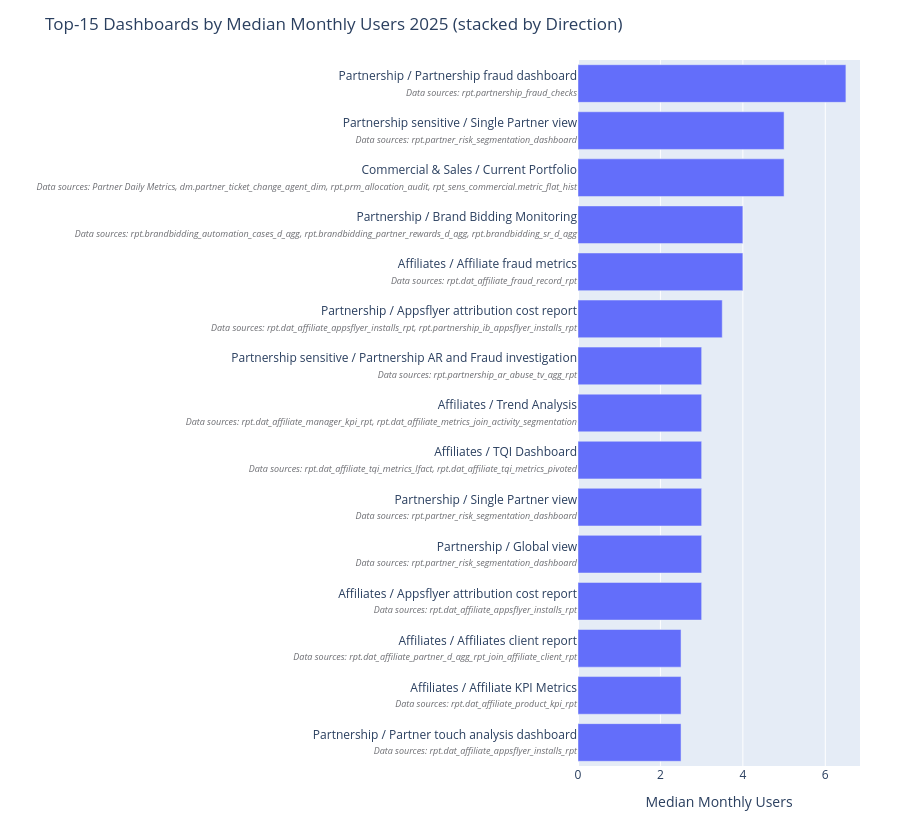

Notebook code for this chart:
### Markdown cell above
#### Monthly Users 2025

### Code cell
import pandas as pd
import plotly.graph_objects as go

# ============================
# 1. Prepare DataFrame
# ============================

df = pd.DataFrame(workbook_events)

df = df.explode("ds_name")
df["ds_name"] = df["ds_name"].astype(str)

df["view_full_name"] = df["project_name"] + " / " + df["view_name"]

# month for AMU
df["month"] = pd.to_datetime(df["event_month"]).dt.to_period("M").astype(str)


# ============================
# 2. Data sources label
# ============================

def ds_compact(x, max_items=4):
    ds = sorted(set(d for d in x if d and d != "None"))
    if len(ds) > max_items:
        ds = ds[:max_items] + [f"+{len(ds)-max_items} more"]
    return ", ".join(ds)

view_ds = (
    df.groupby("view_full_name")["ds_name"]
      .apply(ds_compact)
      .to_dict()
)

# ============================
# 3. Monthly users → AMU per (view, direction)
# ============================

monthly_usage = (
    df.groupby(["view_full_name", "direction", "month"])
      .agg(monthly_users=("hist_actor_user_id", "nunique"))
      .reset_index()
)

avg_usage = (
    monthly_usage
    .groupby(["view_full_name", "direction"])
    .agg(
        # avg_monthly_users=("monthly_users", "mean"),
        median_monthly_users = ("monthly_users", "median") ,

        active_months=("month", "nunique")
    )
    .reset_index()
)

# ============================
# 4. Total AMU per view (for TOP-15)
# ============================

view_mu = (
    avg_usage
    .groupby("view_full_name")
    .agg(total_mu=("median_monthly_users", "sum"))
    .reset_index()
)

top_views = (
    view_mu
    .sort_values("total_mu", ascending=False)
    .head(15)
)

# labels
top_views["view_label"] = top_views["view_full_name"].map(
    lambda v: (
        f"{v}"
        f"<br><span style='font-size:9px;color:#6d6e73;font-style:italic;'>"
        f"Data sources: {view_ds.get(v,'')}"
        f"</span>"
    )
)

label_map = top_views.set_index("view_full_name")["view_label"].to_dict()
order_labels = top_views["view_label"].tolist()[::-1]  # for horizontal bars

# ============================
# 5. Department avg monthly (tooltip)
# ============================

monthly_dept = (
    df.groupby(["view_full_name", "direction", "department", "month"])
      .agg(users=("hist_actor_user_id", "nunique"))
      .reset_index()
)

dept_avg = (
    monthly_dept
    .groupby(["view_full_name", "direction", "department"])
    .agg(monthly_users= ("users", "median"))
    .reset_index()
)

dept_tooltip = (
    dept_avg
    .sort_values(["view_full_name", "direction", "monthly_users"], ascending=[True, True, False])
    .groupby(["view_full_name", "direction"])
    .apply(lambda x: "<br>".join(
        f"{r.department}: {r.monthly_users:.1f}"
        for r in x.itertuples()
    ))
    .to_dict()
)

# ============================
# 6. Plot dataset
# ============================

plot_df = (
    avg_usage
    .merge(top_views[["view_full_name"]], on="view_full_name", how="inner")
)

plot_df["view_label"] = plot_df["view_full_name"].map(label_map)

# ============================
# 7. Build figure
# ============================

fig = go.Figure()

directions = sorted(plot_df["direction"].dropna().unique())

for direction in directions:
    ddf = plot_df[plot_df["direction"] == direction].copy()

    ddf["y_key"] = pd.Categorical(
        ddf["view_label"],
        categories=order_labels,
        ordered=True
    )
    ddf = ddf.sort_values("y_key")

    customdata = []
    for r in ddf.itertuples():
        customdata.append([
            r.median_monthly_users,
            r.active_months,
            dept_tooltip.get((r.view_full_name, direction), "—")
        ])

    fig.add_trace(
        go.Bar(
            x=ddf["median_monthly_users"],
            y=ddf["view_label"],
            name=direction,
            orientation="h",
            customdata=customdata,
            hovertemplate=
                "<b>%{y}</b><br><br>" +
                "<b>Selected direction</b><br>" +
                "Direction: <b>" + direction + "</b><br>" +
                "Median monthly users: %{customdata[0]:.1f}<br>" +
                "Active months: %{customdata[1]}<br><br>" +
                "<b>Departments (median monthly)</b><br>" +
                "%{customdata[2]}" +
                "<extra></extra>"
        )
    )

# ============================
# 8. Layout
# ============================

fig.update_yaxes(
    categoryorder="array",
    categoryarray=order_labels
)

fig.update_layout(
    title="Top-15 Dashboards by Median Monthly Users 2025 (stacked by Direction)",
    barmode="stack",
    legend_title="Direction",
    xaxis_title="Median Monthly Users",
    yaxis_title="",
    height=820,
    margin=dict(l=380, r=40, t=60, b=40)
)

fig.show()

fig.write_html(
    "plotly_tableau_top_dash_monthly_users_2025.html",
    include_plotlyjs="cdn",
    full_html=False
)

### Figure 1 — Plotly figure (JSON) as saved in the notebook; plotly's stock layout.template omitted (floating-point values rounded to 4 significant figures)
{"data": [{"customdata": [[2.5, 2, "Partnership Product: 1.5<br>Partnership Anti-Fraud & Affiliates Product: 1.0"], [2.5, 12, "Partnership Product: 2.0<br>Partnership Product Research: 1.0"], [2.5, 12, "Partnership Product: 2.0<br>Partnership Product Research: 1.0"], [3, 13, "Partnership Product: 2.0<br>Partnership Anti-Fraud & Affiliates Product: 1.0<br>Partnership Product Research: 1.0"], [3, 3, "Partnership Product: 3.0"], [3, 3, "Partnership Product: 3.0"], [3, 14, "Partnership Product: 2.0<br>Partnership Anti-Fraud & Affiliates Product: 1.0<br>Partnership Product Research: 1.0"], [3, 14, "Partnership Product: 2.0<br>Partnership Anti-Fraud & Affiliates Product: 1.0<br>Partnership Product Research: 1.0"], [3, 14, "Partnership Product: 2.0<br>Partnership Anti-Fraud & Affiliates Product: 1.0"], [3.5, 6, "Partnership Product: 2.5<br>Partnership Anti-Fraud & Affiliates Product: 1.0<br>Partnership Product Research: 1.0"], [4, 12, "Partnership Product: 3.0<br>Partnership Anti-Fraud & Affiliates Product: 1.0<br>Partnership Product Research: 1.0"], [4, 1, "Partnership Product: 3.0<br>Partnership Anti-Fraud & Affiliates Product: 1.0"], [5, 1, "Partnership Product: 3.0<br>Partnership Anti-Fraud & Affiliates Product: 1.0<br>Partnership Product Research: 1.0"], [5, 12, "Partnership Product: 4.0<br>Partnership Anti-Fraud & Affiliates Product: 1.0"], [6.5, 2, "Partnership Product: 5.0<br>Partnership Anti-Fraud & Affiliates Product: 1.0<br>Partnership Product Research: 1.0"]], "hovertemplate": "<b>%{y}</b><br><br><b>Selected direction</b><br>Direction: <b>Partnership & Business Development</b><br>Median monthly users: %{customdata[0]:.1f}<br>Active months: %{customdata[1]}<br><br><b>Departments (median monthly)</b><br>%{customdata[2]}<extra></extra>", "name": "Partnership & Business Development", "orientation": "h", "type": "bar", "x": [2.5, 2.5, 2.5, 3.0, 3.0, 3.0, 3.0, 3.0, 3.0, 3.5, 4.0, 4.0, 5.0, 5.0, 6.5], "y": ["Partnership / Partner touch analysis dashboard<br><span style='font-size:9px;color:#6d6e73;font-style:italic;'>Data sources: rpt.dat_affiliate_appsflyer_installs_rpt</span>", "Affiliates / Affiliate KPI Metrics<br><span style='font-size:9px;color:#6d6e73;font-style:italic;'>Data sources: rpt.dat_affiliate_product_kpi_rpt</span>", "Affiliates / Affiliates client report<br><span style='font-size:9px;color:#6d6e73;font-style:italic;'>Data sources: rpt.dat_affiliate_partner_d_agg_rpt_join_affiliate_client_rpt</span>", "Affiliates / Appsflyer attribution cost report<br><span style='font-size:9px;color:#6d6e73;font-style:italic;'>Data sources: rpt.dat_affiliate_appsflyer_installs_rpt</span>", "Partnership / Global view<br><span style='font-size:9px;color:#6d6e73;font-style:italic;'>Data sources: rpt.partner_risk_segmentation_dashboard</span>", "Partnership / Single Partner view<br><span style='font-size:9px;color:#6d6e73;font-style:italic;'>Data sources: rpt.partner_risk_segmentation_dashboard</span>", "Affiliates / TQI Dashboard<br><span style='font-size:9px;color:#6d6e73;font-style:italic;'>Data sources: rpt.dat_affiliate_tqi_metrics_lfact, rpt.dat_affiliate_tqi_metrics_pivoted</span>", "Affiliates / Trend Analysis<br><span style='font-size:9px;color:#6d6e73;font-style:italic;'>Data sources: rpt.dat_affiliate_manager_kpi_rpt, rpt.dat_affiliate_metrics_join_activity_segmentation</span>", "Partnership sensitive / Partnership AR and Fraud investigation<br><span style='font-size:9px;color:#6d6e73;font-style:italic;'>Data sources: rpt.partnership_ar_abuse_tv_agg_rpt</span>", "Partnership / Appsflyer attribution cost report<br><span style='font-size:9px;color:#6d6e73;font-style:italic;'>Data sources: rpt.dat_affiliate_appsflyer_installs_rpt, rpt.partnership_ib_appsflyer_installs_rpt</span>", "Affiliates / Affiliate fraud metrics<br><span style='font-size:9px;color:#6d6e73;font-style:italic;'>Data sources: rpt.dat_affiliate_fraud_record_rpt</span>", "Partnership / Brand Bidding Monitoring<br><span style='font-size:9px;color:#6d6e73;font-style:italic;'>Data sources: rpt.brandbidding_automation_cases_d_agg, rpt.brandbidding_partner_rewards_d_agg, rpt.brandbidding_sr_d_agg</span>", "Commercial & Sales / Current Portfolio<br><span style='font-size:9px;color:#6d6e73;font-style:italic;'>Data sources: Partner Daily Metrics, dm.partner_ticket_change_agent_dim, rpt.prm_allocation_audit, rpt_sens_commercial.metric_flat_hist</span>", "Partnership sensitive / Single Partner view<br><span style='font-size:9px;color:#6d6e73;font-style:italic;'>Data sources: rpt.partner_risk_segmentation_dashboard</span>", "Partnership / Partnership fraud dashboard<br><span style='font-size:9px;color:#6d6e73;font-style:italic;'>Data sources: rpt.partnership_fraud_checks</span>"]}], "layout": {"barmode": "stack", "height": 820, "legend": {"title": {"text": "Direction"}}, "margin": {"b": 40, "l": 380, "r": 40, "t": 60}, "title": {"text": "Top-15 Dashboards by Median Monthly Users 2025 (stacked by Direction)"}, "xaxis": {"title": {"text": "Median Monthly Users"}}, "yaxis": {"categoryarray": ["Partnership / Partner touch analysis dashboard<br><span style='font-size:9px;color:#6d6e73;font-style:italic;'>Data sources: rpt.dat_affiliate_appsflyer_installs_rpt</span>", "Affiliates / Affiliate KPI Metrics<br><span style='font-size:9px;color:#6d6e73;font-style:italic;'>Data sources: rpt.dat_affiliate_product_kpi_rpt</span>", "Affiliates / Affiliates client report<br><span style='font-size:9px;color:#6d6e73;font-style:italic;'>Data sources: rpt.dat_affiliate_partner_d_agg_rpt_join_affiliate_client_rpt</span>", "Affiliates / Appsflyer attribution cost report<br><span style='font-size:9px;color:#6d6e73;font-style:italic;'>Data sources: rpt.dat_affiliate_appsflyer_installs_rpt</span>", "Partnership / Global view<br><span style='font-size:9px;color:#6d6e73;font-style:italic;'>Data sources: rpt.partner_risk_segmentation_dashboard</span>", "Partnership / Single Partner view<br><span style='font-size:9px;color:#6d6e73;font-style:italic;'>Data sources: rpt.partner_risk_segmentation_dashboard</span>", "Affiliates / TQI Dashboard<br><span style='font-size:9px;color:#6d6e73;font-style:italic;'>Data sources: rpt.dat_affiliate_tqi_metrics_lfact, rpt.dat_affiliate_tqi_metrics_pivoted</span>", "Affiliates / Trend Analysis<br><span style='font-size:9px;color:#6d6e73;font-style:italic;'>Data sources: rpt.dat_affiliate_manager_kpi_rpt, rpt.dat_affiliate_metrics_join_activity_segmentation</span>", "Partnership sensitive / Partnership AR and Fraud investigation<br><span style='font-size:9px;color:#6d6e73;font-style:italic;'>Data sources: rpt.partnership_ar_abuse_tv_agg_rpt</span>", "Partnership / Appsflyer attribution cost report<br><span style='font-size:9px;color:#6d6e73;font-style:italic;'>Data sources: rpt.dat_affiliate_appsflyer_installs_rpt, rpt.partnership_ib_appsflyer_installs_rpt</span>", "Affiliates / Affiliate fraud metrics<br><span style='font-size:9px;color:#6d6e73;font-style:italic;'>Data sources: rpt.dat_affiliate_fraud_record_rpt</span>", "Partnership / Brand Bidding Monitoring<br><span style='font-size:9px;color:#6d6e73;font-style:italic;'>Data sources: rpt.brandbidding_automation_cases_d_agg, rpt.brandbidding_partner_rewards_d_agg, rpt.brandbidding_sr_d_agg</span>", "Commercial & Sales / Current Portfolio<br><span style='font-size:9px;color:#6d6e73;font-style:italic;'>Data sources: Partner Daily Metrics, dm.partner_ticket_change_agent_dim, rpt.prm_allocation_audit, rpt_sens_commercial.metric_flat_hist</span>", "Partnership sensitive / Single Partner view<br><span style='font-size:9px;color:#6d6e73;font-style:italic;'>Data sources: rpt.partner_risk_segmentation_dashboard</span>", "Partnership / Partnership fraud dashboard<br><span style='font-size:9px;color:#6d6e73;font-style:italic;'>Data sources: rpt.partnership_fraud_checks</span>"], "categoryorder": "array", "title": {"text": ""}}}}
